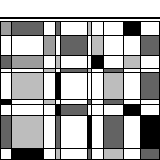
%> input picture shadow/160.bmp, 160 x 160 px
$ octave DemoMain.m   (GNU Octave 9; MATLAB toolbox functions it lacks are replaced by stand-ins)
%> lines starting %> are read from the running program, lines starting %| are printed output that depends on the picture; in (x1, y1, x2, y2) boxes, pixels count from 0 and x2, y2 are one past the last pixel; in counts of white or black regions, pixels touching at a corner belong together; the program's own positions count from 1
### make-data/PCP/PCP.m
function [L,S] = PCP(M,lam,tol,r)
%
% [L,S] = PCP(M,lam,opts)

% This code solves the following model
%
% min_A { lam*||S(:)||_1 + ||L||_* }
% s.t. M = S+L

% where M is the data matrix, which will be decomposed into
% S sparse matrix S and low-rank matrix L.
%
% lam -- S small positive parameter

%% parameter setting
beta = .25/mean(abs(M(:))); %
maxit = 100;

%% initialization
[m,n] = size(M);
S = zeros(m,n);
L = zeros(m,n);
Lambda = zeros(m,n); % the dual variable

% main
for iter = 1:maxit

    nrmLS = norm([S,L],'fro');
    % dS, dL record the change of S and L, only used for stopping criterion

    %% S - subproblem
    % S = argmin_A  lam*||S||_1 - <Lambda, S+L-M> + (beta/2) * ||S+L-M||.^2
    % Define element wise softshinkage operator as
    %     softshrink(z; gamma) = sign(z).* max(abs(z)-gamma, 0);
    % S has closed form solution: S=softshrink(Lambda/beta + M - L; lam/beta)
    % (see my slide page 42 Equation (66).
    X = Lambda / beta + M;
    Y = X - L;
    dS = S;
    S = sign(Y) .* max(abs(Y) - lam/beta, 0); % softshinkage operator
    dS = S - dS;

    %% L - subproblem
    % L = argmin_B ||L||_* -<Lambda, S+L-M> + + (beta/2) * ||S+L-M||.^2
    % L has closed form solution (singular value thresholding)
    % see my slide page 42, Equation (65).
    Y = X - S;
    dL = L;

    [U,D,V] = svds(Y, r); % use 'econ' is more efficient especially when Y is large
    VT=V';
    D = diag(D);
    ind = find(D > 1/beta);
    fprintf('Iter %d, Rank = %d \n',iter, nnz(ind));
    D = diag(D(ind) - 1/beta);
    L = U(:,ind) * D * VT(ind,:);
    dL = L - dL;

    %% stopping criterion
    RelChg = norm([dS,dL],'fro') / (1 + nrmLS);
    fprintf('Iter %d, RelChg %4.2e \n',iter,RelChg);
    if RelChg < tol, break; end

    %% Update Lambda (dual variable)
    Lambda = Lambda - beta * (S + L - M);
end
end

### make-data/Utilities/findFMeasure.m
function [fmax S bestTH] = findFMeasure(E, S0)
    fmax = 0;
    Vth = linspace(min(E(:)), max(E(:)), 10000);
    for idx = 1:length(Vth)
        th = Vth(idx);
        Stmp = abs(E) > th;
        [pre rec] = countPR(S0, Stmp);
        ftmp = 2*rec*pre/(pre+rec);
        if ~isnan(ftmp) && ftmp > fmax
            fmax = ftmp;
            S = Stmp;
            bestTH = th;
        end
    end
end

### make-data/Utilities/countPR.m
function [p r] = countPR(truth, est)
    correct = sum(sum(double(truth) + double(est) == 2));
    p = correct / sum(sum(truth));
    r = correct / sum(sum(est));
end

### face/BRMF.m
function [U V Tau LowRank] = BRMF(Y, opts, U, V)
    rand('state',0);
    randn('state',0);


    [m n] = size(Y);
    if nargin < 3
       U = randn(m, opts.r);
       V = randn(n, opts.r);
    end

    accU = zeros(m, opts.r);
    accV = zeros(n, opts.r);
    accTau = zeros(m, n);
    LowRank = zeros(m, n);
    lambda = ones(m, n);
    for iter = 1 : opts.maxIter
         disp(iter);
        %% Sample hyperparamters
        [mu_u Lambda_u] = sampleHyper(U, m, opts.invW_0, opts.beta_0, opts.nu_0, opts.r);
        [mu_v Lambda_v] = sampleHyper(V, n, opts.invW_0, opts.beta_0, opts.nu_0, opts.r);
        %% Sample Tau
        res = abs(Y - U * V') ;
        Tau = drawFromIG(sqrt(lambda) ./ res, lambda);
        Tau = 1 ./ Tau;
        Tau = Tau + 1e-6;

       %% Sample lambda

        lambda = drawFromIG(sqrt((Tau + opts.a) ./ opts.b), Tau + opts.a);
        lambda = 1 ./ lambda;
        %% Sample U
        parfor i = 1 : m
            Lambda_i = V' * spdiags(1 ./ Tau(i, :)', 0, n, n) * V;
            Lambda_i = inv(Lambda_u + Lambda_i);  % 确定参数
            u_i = Lambda_i * (sum(bsxfun(@times, (Y(i, :) ./ Tau(i, :))', V))'  + Lambda_u * mu_u);% 确定参数
            Lambda_i = (Lambda_i + Lambda_i') / 2;
            lam = chol(Lambda_i); lam=lam';
            U(i, :) = lam * randn(opts.r, 1) + u_i;  %取样

        end

        %% Sample V
        parfor i = 1 : n
            Lambda_i = U' * spdiags(1 ./ Tau(:, i), 0, m, m) * U;
            Lambda_i = inv(Lambda_v + Lambda_i);
            Lambda_i = (Lambda_i + Lambda_i') / 2;
            v_i = Lambda_i * (sum(bsxfun(@times, Y(:, i) ./ Tau(:, i), U))' + Lambda_v * mu_v);
            Lambda_i = (Lambda_i + Lambda_i') / 2;
            lam = chol(Lambda_i); lam=lam';
            V(i, :) = lam * randn(opts.r, 1) + v_i;
        end

        if (iter > opts.burnin)
            accU = accU + U;
            accV = accV + V;
            accTau = accTau + Tau;
            LowRank = LowRank + U * V';
        end

    end
    U = accU / (opts.maxIter - opts.burnin);
    V = accV / (opts.maxIter - opts.burnin);
    Tau = accTau / (opts.maxIter - opts.burnin);
    LowRank = LowRank / (opts.maxIter - opts.burnin);
end

### make-data/Utilities/drawFromIG.m
function out = drawFromIG(theta, chi)
    [m n] = size(theta);
    chisq1 = randn(m, n).^2;
    out = theta + 0.5*theta./chi .* (theta.*chisq1 - sqrt(4*theta.*chi.*chisq1 + theta.^2.*chisq1.^2) );
    l = (rand(m, n) >= theta./(theta+out));
    out(l) = theta(l).^2 ./ out(l);
end

### make-data/Utilities/sampleHyper.m
function [mu Lambda] = sampleHyper(U, m, invW_0, beta_0, nu_0, r)
    U_bar = mean(U)';
    Sigma_bar = cov(U);
    % Sample Lambda_u, W is simplified due to hyperparameter settings
    W = inv(invW_0 + m * Sigma_bar + beta_0 * m / (beta_0 + m) * (U_bar * U_bar'));
    W = (W + W')/ 2;
    Lambda =  (wishrnd(W, nu_0 + m));
    % Sample mu_u
    tempmu = (m * U_bar) / (beta_0 + m);
    lam = chol(inv((beta_0 + m) * Lambda));
    lam = lam';
    mu = lam * randn(r, 1) + tempmu;
end

### shadow/DemoMain.m
%% Demo Codes for test removal
%%
clear;
clc;

addpath('code');
addpath('code/SkewNorm');
addpath('code/AsymLaplace_modify');
addpath('code/AMF');
addpath('code/BRMF');
addpath('code/BRMF/Utilities');
addpath('code/BRMF/mex');
addpath('code/PCP');
addpath('code/Mog-RPCA');
addpath('code/CWM');
addpath('code/VBLR');
addpath('code/BRPCA');
addpath('code/PRMF');

% matlabpool open;
%% Prepare the data
R = 10;                       % Ture Rank

pic = imread('160.bmp');
%> pic is the input picture: size 160x160 uint8; min 0, max 255, mean 172.3
B0 = (double(pic(:, :, 1)) - 128) / 128;  %无文字矩阵
pic = imread('161.bmp');
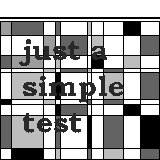
%> input picture shadow/161.bmp, 160 x 160 px
%> pic is the input picture: size 160x160 uint8; min 0, max 255, mean 160.3
D = (double(pic(:, :, 1)) - 128) / 128;   %有文字矩阵Y
[m, n] = size(B0);
%> m = 160; n = 160

S0 = (D == (41 - 128) / 128);  %是文字just a simple test,41是文字的值，S0为0，1矩阵,1在matlab中是白色
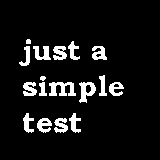
%> S0: size 160x160 logical; 8.2% white; 17 white regions, largest, box (x1, y1, x2, y2) and area: (49, 82, 76, 96) 245, (79, 82, 96, 103) 197, (33, 46, 51, 60) 152
outNum = sum(sum(S0)); %有文字的像素和
%> outNum = 2102
D(S0) = rand(outNum, 1) * 2 - 0.5; %对原图有文字的地方加噪声,值域【0，1】  噪声与文中不符和
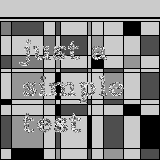
%> D: size 160x160 double; min -1, max 1.5, mean 0.35; drawn with min black and max white
W = ones(m,n); %AMF等算法的mask

%%
%%%%%%%%%%%%%%%%%%%%%%%% PCP (Robust PCA) %%%%%%%%%%%%%%%%%%%%%%%%
r = 2*R;

tic;
[B,E] = PCP(D, 1/sqrt(max(m,n)), 1e-3, r);
%> in PCP, `beta = .25/mean(abs(M(:)));`: beta = 0.315
%> the loop in PCP, `for iter = 1:maxit` made 33 passes
%> (nrmLS, RelChg) on passes 10 to 21: (138.1, 0.016), (138.3, 0.0117), (138.4, 0.00938), (138.5, 0.00782), (138.6, 0.00661), (138.6, 0.00565), (138.7, 0.00486), (138.7, 0.00419), (138.8, 0.00364), (138.8, 0.0032), (138.8, 0.00278), (138.8, 0.00245)
%> (nrmLS, ind, RelChg) on passes 2 to 7: (105.5, [1; 2; 3; 4; 5; 6; 7; 8; 9], 0.352), (102.5, [1; 2; 3; 4; 5; 6; 7; 8; 9; 10; 11], 0.359), (104.2, [1; 2; 3; 4; 5; 6; 7; 8; 9; 10; 11; 12], 0.339), (116.4, [1; 2; 3; 4; 5; 6; 7; 8; 9; 10; 11; 12; 13], 0.237), (130.4, [1; 2; 3; 4; 5; 6; 7; 8; 9; 10; 11; 12; 13; 14; 15], 0.108), (135, [1; 2; 3; 4; 5; 6; 7; 8; 9; 10; 11; 12; 13; 14; 15], 0.0612)
%> (printed output is left out)
%> pass 1, in PCP, `Y = X - S;`:
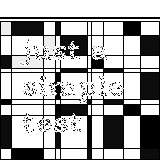
%> Y: size 160x160 double; min -0.251, max 0.251, mean 0.0823; drawn with min black and max white
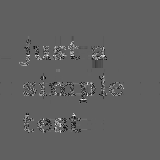
%> E: size 160x160 double; min -1.51, max 2.47, mean 0.00151; drawn with min black and max white
time_PCP = toc;
% We choose the threshold to maximize the F measure.
[f S] = findFMeasure(abs(E), S0);
%> the loop in findFMeasure, `for idx = 1:length(Vth)` made 10000 passes
%> (th, correct in countPR, p in countPR, r in countPR, pre, rec, ftmp, fmax) on passes 1 to 12: (0, 2010, 0.956, 0.642, 0.956, 0.642, 0.768, 0.768), (0.000247, 2009, 0.956, 0.642, 0.956, 0.642, 0.768, 0.768), (0.000494, 2009, 0.956, 0.643, 0.956, 0.643, 0.769, 0.769), (0.000741, 2009, 0.956, 0.643, 0.956, 0.643, 0.769, 0.769), (0.000988, 2009, 0.956, 0.645, 0.956, 0.645, 0.77, 0.77), (0.00124, 2009, 0.956, 0.647, 0.956, 0.647, 0.772, 0.772), (0.00148, 2008, 0.955, 0.648, 0.955, 0.648, 0.772, 0.772), (0.00173, 2007, 0.955, 0.649, 0.955, 0.649, 0.773, 0.773), (0.00198, 2007, 0.955, 0.651, 0.955, 0.651, 0.774, 0.774), (0.00222, 2007, 0.955, 0.654, 0.955, 0.654, 0.776, 0.776), (0.00247, 2007, 0.955, 0.657, 0.955, 0.657, 0.779, 0.779), (0.00272, 2007, 0.955, 0.66, 0.955, 0.66, 0.78, 0.78)
%> (th, correct in countPR, p in countPR, r in countPR, pre, rec, ftmp) on passes 33, 44, 52: (0.00791, 1998, 0.951, 0.691, 0.951, 0.691, 0.8), (0.0106, 1994, 0.949, 0.702, 0.949, 0.702, 0.807), (0.0126, 1987, 0.945, 0.709, 0.945, 0.709, 0.81)
%> after the loop in findFMeasure, `for idx = 1:length(Vth)`:
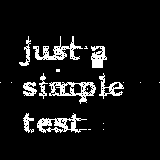
%> S: size 160x160 logical; 8.5% white in thin lines or dots, all inside (x1, y1, x2, y2) = (0, 36, 160, 133)
%> after the loop in findFMeasure, `for idx = 1:length(Vth)`: bestTH = 0.107; fmax = 0.847
%> f = 0.847

figure;
subplot(2,2,1),imshow(D, [0 1]),colormap gray; axis off; title('Input');
subplot(2,2,2),imshow(B0, [0 1]),colormap gray; axis off; title('Ground Truth');
subplot(2,2,3),imshow(S, [0 1]),colormap gray; axis off; title(['Mask (PCP), F measure = ', num2str(f)]);
subplot(2,2,4),imshow(B, [0 1]),colormap gray; axis off; title(['Recovery (PCP), error = ', num2str(norm((B0 - B), 'fro')/norm(B,'fro'))]);

%%
%%%%%%%%%%%%%%%%%%%%%%%%  BRMF  %%%%%%%%%%%%%%%%%%%%%%%%
r = R*3;
opts.maxIter = 100;
opts.burnin = 50;
opts.invW_0 = 1000 * eye(r);
opts.beta_0 = 2;
opts.nu_0 = r;
opts.a = 1e-4;
opts.b = 1e0;
% We set the maximum rank to be twice of the ground truth.
opts.r = r;
opts.alpha = 0.5;

tic;
%> (the run ends here)
